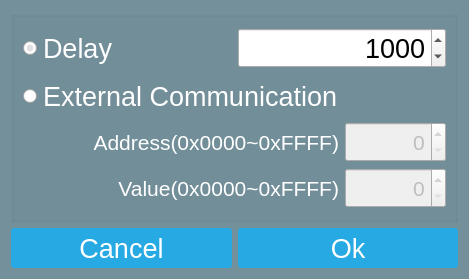
<?xml version="1.0" encoding="UTF-8"?>
<ui version="4.0">
 <class>externalCommDialog</class>
 <widget class="QDialog" name="externalCommDialog">
  <property name="geometry">
   <rect>
    <x>0</x>
    <y>0</y>
    <width>469</width>
    <height>279</height>
   </rect>
  </property>
  <property name="windowTitle">
   <string>External Communication</string>
  </property>
  <property name="styleSheet">
   <string notr="true">QDialog 
{ 
	background:  rgba(32, 80, 96, 100);
	color:white;
	font-size: 12px;
}

QLabel , QRadioButton, QCheckBox
{ 
	color: white; 
	border-radius: 3px;
}

QPushButton
{
	color: white;
	background-color: #27a9e3;
	border-width: 0px;
	border-radius: 3px;
}

QPushButton:hover, QComboBox:hover{ background-color: #66c011; }

/*QPushButton:disabled { background-color: #135471; }*/
QPushButton:disabled { background-color:rgb(114,200,237); }
</string>
  </property>
  <layout class="QGridLayout" name="gridLayout_2">
   <item row="3" column="0" colspan="2">
    <layout class="QHBoxLayout" name="horizontalLayout_2">
     <item>
      <widget class="QPushButton" name="cancelBtn">
       <property name="minimumSize">
        <size>
         <width>0</width>
         <height>40</height>
        </size>
       </property>
       <property name="font">
        <font>
         <pointsize>20</pointsize>
        </font>
       </property>
       <property name="text">
        <string>Cancel</string>
       </property>
      </widget>
     </item>
     <item>
      <widget class="QPushButton" name="okBtn">
       <property name="minimumSize">
        <size>
         <width>0</width>
         <height>40</height>
        </size>
       </property>
       <property name="font">
        <font>
         <pointsize>20</pointsize>
        </font>
       </property>
       <property name="text">
        <string>Ok</string>
       </property>
      </widget>
     </item>
    </layout>
   </item>
   <item row="0" column="0" colspan="2">
    <widget class="QGroupBox" name="groupBox">
     <property name="title">
      <string/>
     </property>
     <layout class="QVBoxLayout" name="verticalLayout">
      <item>
       <layout class="QHBoxLayout" name="horizontalLayout" stretch="1,1">
        <item>
         <widget class="QRadioButton" name="delayRadioButton">
          <property name="minimumSize">
           <size>
            <width>0</width>
            <height>40</height>
           </size>
          </property>
          <property name="font">
           <font>
            <pointsize>20</pointsize>
           </font>
          </property>
          <property name="text">
           <string>Delay</string>
          </property>
          <property name="checked">
           <bool>true</bool>
          </property>
         </widget>
        </item>
        <item>
         <widget class="QSpinBox" name="delaySpinBox">
          <property name="minimumSize">
           <size>
            <width>0</width>
            <height>40</height>
           </size>
          </property>
          <property name="font">
           <font>
            <pointsize>20</pointsize>
           </font>
          </property>
          <property name="alignment">
           <set>Qt::AlignRight|Qt::AlignTrailing|Qt::AlignVCenter</set>
          </property>
          <property name="maximum">
           <number>600000</number>
          </property>
          <property name="singleStep">
           <number>100</number>
          </property>
          <property name="value">
           <number>1000</number>
          </property>
         </widget>
        </item>
       </layout>
      </item>
      <item>
       <layout class="QGridLayout" name="gridLayout">
        <item row="2" column="1">
         <widget class="QSpinBox" name="valueSpinBox">
          <property name="enabled">
           <bool>false</bool>
          </property>
          <property name="minimumSize">
           <size>
            <width>0</width>
            <height>40</height>
           </size>
          </property>
          <property name="font">
           <font>
            <pointsize>16</pointsize>
           </font>
          </property>
          <property name="alignment">
           <set>Qt::AlignRight|Qt::AlignTrailing|Qt::AlignVCenter</set>
          </property>
          <property name="maximum">
           <number>65535</number>
          </property>
          <property name="displayIntegerBase">
           <number>16</number>
          </property>
         </widget>
        </item>
        <item row="1" column="1">
         <widget class="QSpinBox" name="addressSpinBox">
          <property name="enabled">
           <bool>false</bool>
          </property>
          <property name="minimumSize">
           <size>
            <width>0</width>
            <height>40</height>
           </size>
          </property>
          <property name="font">
           <font>
            <pointsize>16</pointsize>
           </font>
          </property>
          <property name="alignment">
           <set>Qt::AlignRight|Qt::AlignTrailing|Qt::AlignVCenter</set>
          </property>
          <property name="maximum">
           <number>65535</number>
          </property>
          <property name="displayIntegerBase">
           <number>16</number>
          </property>
         </widget>
        </item>
        <item row="0" column="0">
         <widget class="QRadioButton" name="externalRadioButton">
          <property name="minimumSize">
           <size>
            <width>0</width>
            <height>40</height>
           </size>
          </property>
          <property name="font">
           <font>
            <pointsize>20</pointsize>
           </font>
          </property>
          <property name="text">
           <string>External Communication</string>
          </property>
         </widget>
        </item>
        <item row="1" column="0">
         <widget class="QLabel" name="label">
          <property name="minimumSize">
           <size>
            <width>0</width>
            <height>40</height>
           </size>
          </property>
          <property name="font">
           <font>
            <pointsize>16</pointsize>
           </font>
          </property>
          <property name="text">
           <string>Address(0x0000~0xFFFF)</string>
          </property>
          <property name="alignment">
           <set>Qt::AlignRight|Qt::AlignTrailing|Qt::AlignVCenter</set>
          </property>
         </widget>
        </item>
        <item row="2" column="0">
         <widget class="QLabel" name="label_2">
          <property name="minimumSize">
           <size>
            <width>0</width>
            <height>40</height>
           </size>
          </property>
          <property name="font">
           <font>
            <pointsize>16</pointsize>
           </font>
          </property>
          <property name="text">
           <string>Value(0x0000~0xFFFF)</string>
          </property>
          <property name="alignment">
           <set>Qt::AlignRight|Qt::AlignTrailing|Qt::AlignVCenter</set>
          </property>
         </widget>
        </item>
       </layout>
      </item>
     </layout>
    </widget>
   </item>
  </layout>
 </widget>
 <resources/>
 <connections/>
</ui>
